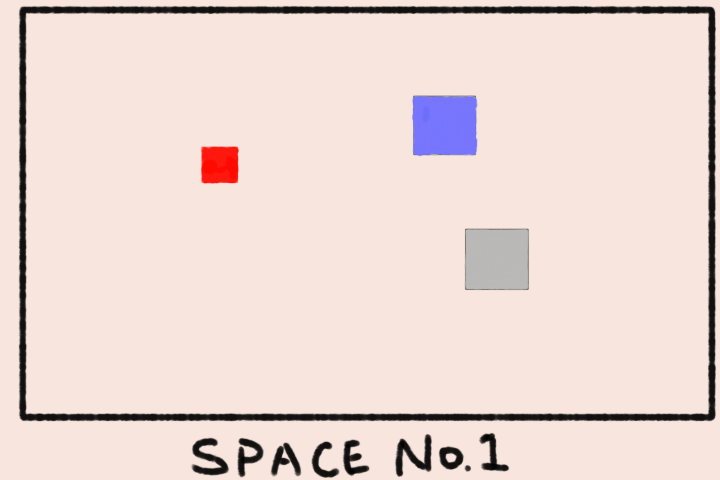
#> input picture data/Image.001.png, 720 x 480 px; its folder holds only this picture in this run
$ python main.py
#> lines starting #> are read from the running program, lines starting #| are printed output that depends on the picture; after the words box and inside, x2 and y2 are one past the last pixel; in counts of white or black regions, pixels touching at a corner belong together
import cv2
import os
import numpy as np
import imageio

from matplotlib import pyplot as plt
from PIL import Image

#opencv's video capture is boring...uh

# experiment
# Define the lower and upper bounds for each color to segment
colors = [
    {
        'name': 'red',
        'lower': np.array([0, 50, 50]),
        'upper': np.array([10, 255, 255])
    },
    {
        'name': 'blue',
        'lower': np.array([90, 50, 50]),
        'upper': np.array([130, 255, 255])
    },
]

folder_path = 'data'  # Update with the path to your folder
output_gif = []

for filename in os.listdir(folder_path):
    if filename.endswith('.jpg') or filename.endswith('.png'):
        image_path = os.path.join(folder_path, filename)
        image = cv2.imread(image_path)
#> image is the input picture: shape (480, 720, 3); mean B, G, R 210.4, 216.4, 234
        hsv_img = cv2.cvtColor(image, cv2.COLOR_BGR2HSV)
#> hsv_img: shape (480, 720, 3); mean H, S, V 10.3, 28.7, 235.4
    #end if

    if image is not None:
        # Process the image (e.g., display, save, etc.)
        masks = []
        for color in colors:
            mask = cv2.inRange(hsv_img, color['lower'], color['upper'])
            mask = cv2.GaussianBlur(mask, (3, 3), 0)

            # Perform morphological operations to refine the red mask
            kernel = cv2.getStructuringElement(cv2.MORPH_ELLIPSE, (9, 9))
            mask = cv2.morphologyEx(mask, cv2.MORPH_OPEN, kernel)
            mask = cv2.morphologyEx(mask, cv2.MORPH_CLOSE, kernel)
            masks.append(mask)
#> this loop made 2 passes
#> pass 1, `mask = cv2.inRange(hsv_img, color['lower'], color['upper'])`:
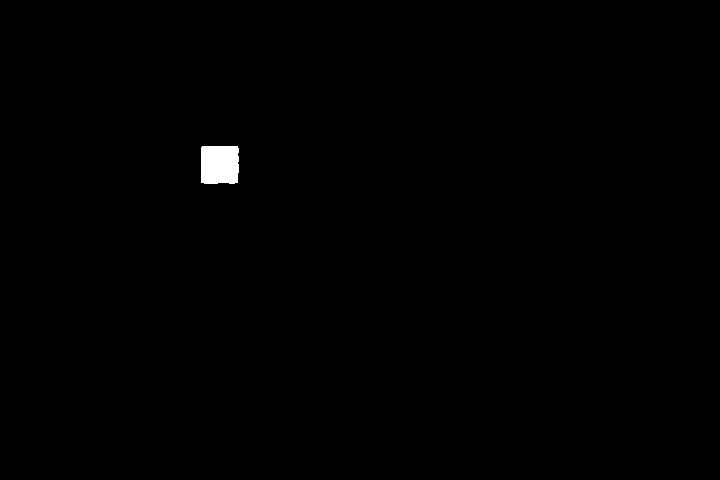
#> mask: shape (480, 720); 0.41% white; 1 white region, box (x1, y1, x2, y2) and area: (201, 146, 239, 184) 1408
#> after the loop, masks = 2 items
        #end for

        # Combine the masks to get the segmented regions
        segmented = np.zeros_like(image)

        for mask, color in zip(masks, colors):
            color_img = cv2.bitwise_and(image, image, mask=mask)
            segmented = cv2.add(segmented, color_img)
        #end for

        cv2.imshow('Image', segmented)

        #============================================================
        # Convert the image to HSV color space
        hsv_seg_image = cv2.cvtColor(segmented, cv2.COLOR_BGR2HSV)
#> hsv_seg_image: shape (480, 720, 3); mean H, S, V 1.4, 2.4, 4

        red_mask = cv2.inRange(hsv_seg_image, colors[0]['lower'], colors[0]['upper'])
        blue_mask = cv2.inRange(hsv_seg_image, colors[1]['lower'], colors[1]['upper'])
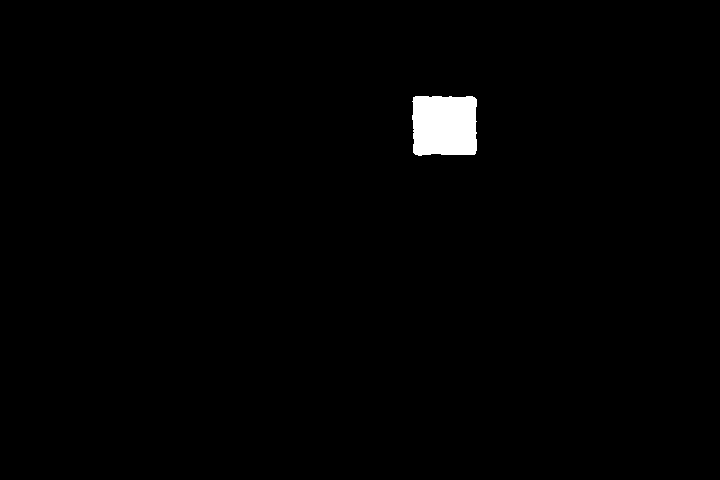
#> blue_mask: shape (480, 720); 1.1% white; 1 white region

        # Find contours in the mask
        red_contours, _ = cv2.findContours(red_mask, cv2.RETR_EXTERNAL, cv2.CHAIN_APPROX_SIMPLE)
#> red_contours = 1 contour; box (x1, y1, x2, y2) and area: (201, 146, 239, 184) 1336
        blue_contours, _ = cv2.findContours(blue_mask, cv2.RETR_EXTERNAL, cv2.CHAIN_APPROX_SIMPLE)
#> blue_contours = 1 contour; box (x1, y1, x2, y2) and area: (412, 96, 477, 156) 3581

        # Draw contours on the segmented image
        segmented = np.copy(segmented)
        cv2.drawContours(segmented, red_contours, -1, (0, 255, 0), 2)
        cv2.drawContours(segmented, blue_contours, -1, (0, 244, 0), 2)
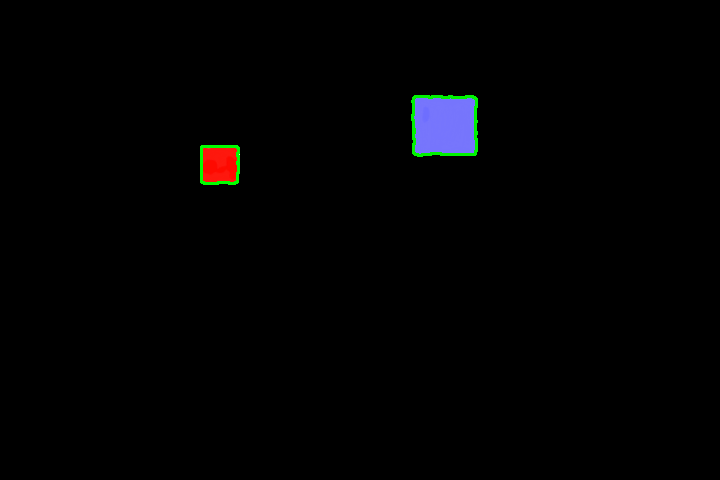
#> segmented: shape (480, 720, 3); mean B, G, R 2.4, 2, 1.9

        # Iterate over the contours and label objects based on color
        for contour in red_contours:
            # Get the bounding rectangle of the contour
            x, y, w, h = cv2.boundingRect(contour)

            # Add the label text to the segmented image
            cv2.putText(segmented, 'Robot', (x, y - 5), cv2.FONT_HERSHEY_SIMPLEX, 0.4, (0, 255, 0), 1, cv2.LINE_AA)
#> this loop made 1 pass
#> (x, y, w, h) on pass 1: (201, 146, 38, 38)
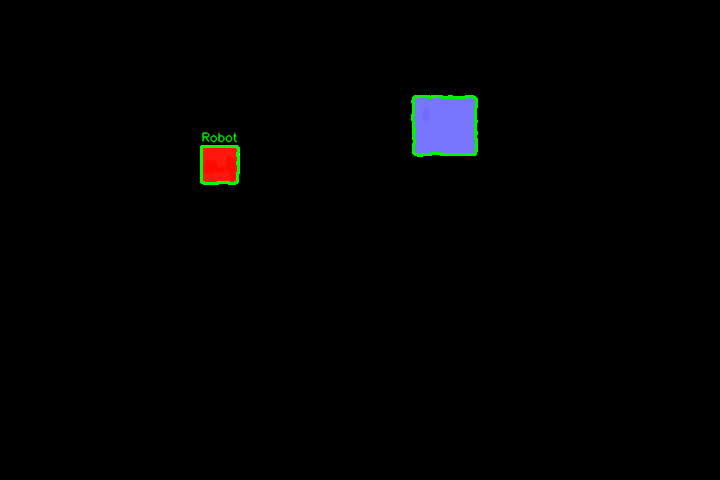
#> segmented: shape (480, 720, 3); 0.08% of pixels changed, all inside (x1, y1, x2, y2) = (202, 132, 238, 143)

        # Iterate over the contours and label objects based on color
        for contour in blue_contours:
            # Get the bounding rectangle of the contour
            x, y, w, h = cv2.boundingRect(contour)

            # Add the label text to the segmented image
            cv2.putText(segmented, 'Blue Object', (x, y - 5), cv2.FONT_HERSHEY_SIMPLEX, 0.4, (0, 255, 0), 1, cv2.LINE_AA)
#> this loop made 1 pass
#> (x, y, w, h) on pass 1: (412, 96, 65, 60)
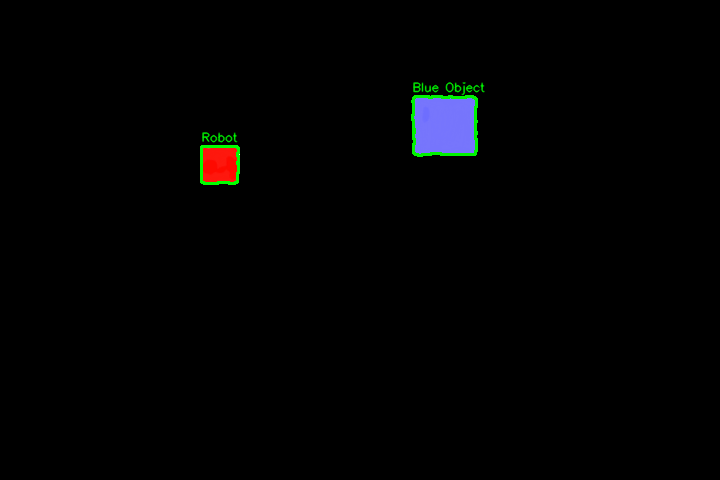
#> segmented: shape (480, 720, 3); 0.15% of pixels changed, all inside (x1, y1, x2, y2) = (413, 81, 485, 96)

        # Display or save the result
        cv2.imshow("Segmented Image with Labels", segmented)
        output_gif.append(segmented)
        #=========================================================
        cv2.waitKey(200)
        # end if

    else:
        print(f'Error reading image: {filename}')
    # end else

#end for

'''
# Create a GIF writer object
gif_writer = imageio.get_writer("segmented_images.gif", mode="I", duration=0.5, loop=0)

# Iterate over the segmented images
for segmented_image in output_gif:
    # Convert the segmented image to RGB format
    segmented_rgb = cv2.cvtColor(segmented_image, cv2.COLOR_BGR2RGB)

    # Add the image to the GIF writer
    gif_writer.append_data(segmented_rgb)

# Close the GIF writer
gif_writer.close()
'''
